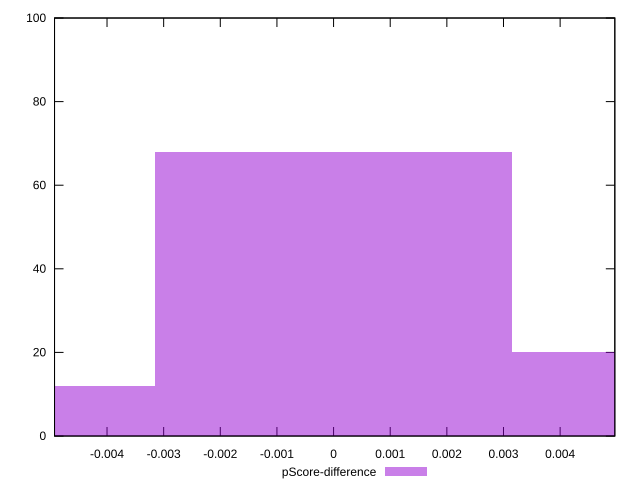

Here is the gnuplot script that generated this plot:
reset

$pScoreDifference <<EOF
0 68
0.006314272126906156 20
-0.006314272126906156 12
EOF

set key outside below
set boxwidth 0.006314272126906156
set xrange [-0.004926666666666635:0.004965555555555556]
set yrange [0:100]
set trange [0:100]
set style fill transparent solid 0.5 noborder
set terminal svg size 640, 490 enhanced background rgb 'white'
set output "reports/report_00028_2021-02-24T12-49-42.674Z/uses-rel-preconnect/samples/astro/pScore-difference/histogram.svg"

plot $pScoreDifference title "pScore-difference" with boxes

reset
